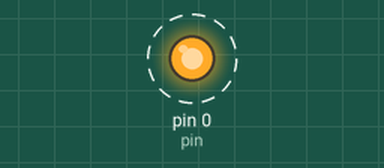
This sketch was run on a simulated Arduino Uno, built with avr-gcc and run on an emulated ATmega328P. Parts: output pins drawn as LEDs (lit = HIGH). Dashed ring = blinking.

Above: at 0.05 s.
Timing chart, 0 to 3.0 s (numbered marks = the images above):
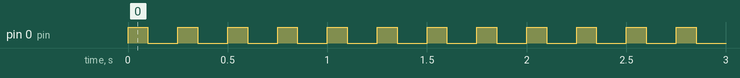

Measured:
- by itself, pin 0 (pin): alternates HIGH for 0.10 s and LOW for 0.15 s

The sketch:

LED10x.ino
```cpp
// Code to make a LED blink 10 times rapidly
// By Taylor Cunningham
// March 21st, 2025

int pin = 0;
void setup() {
  // put your setup code here, to run once:
  pinMode(pin, OUTPUT); // initialize digital pin LED_BUILTIN as an output.
}

void loop() {
  // put your main code here, to run repeatedly:
  for(int i=0; i<10; i++)
  {
    digitalWrite(pin, HIGH);  // turn the LED on (HIGH is the voltage level)
    delay(100);                      // wait for 100 ms
    digitalWrite(pin, LOW);   // turn the LED off by making the voltage LOW
    delay(150);                      // wait for 150 ms
  }
}
```
